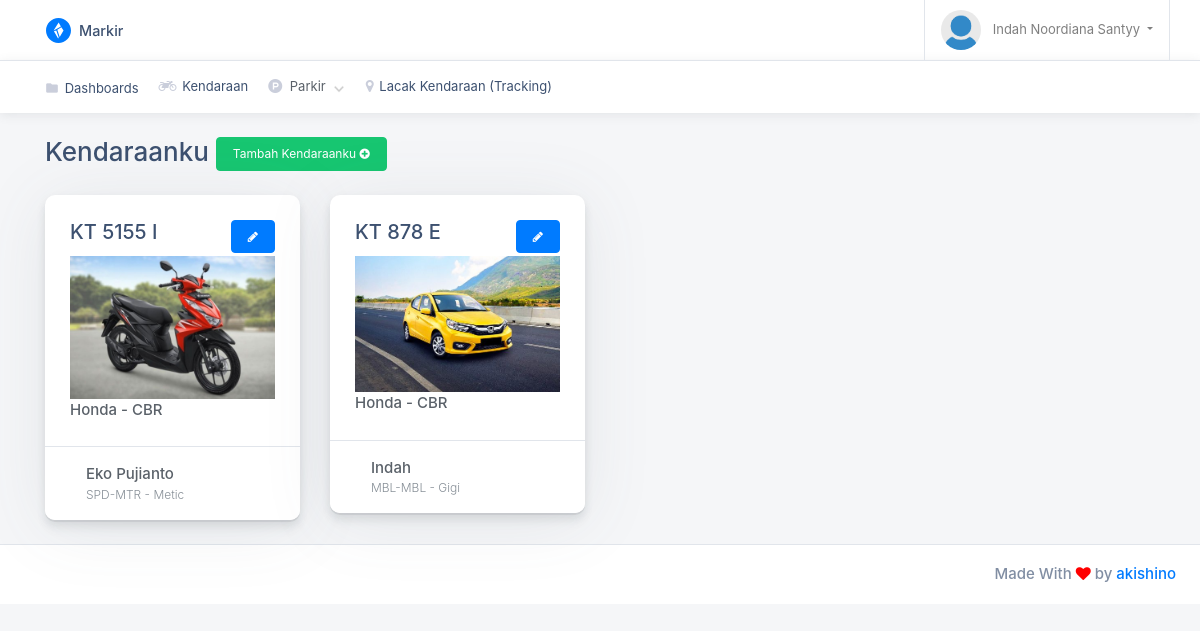
Screenshot of /kendaraan.php?edit=sukses (signed in) with the database file from the repository.
### tables this page shows
CREATE TABLE `user_kendaraan` (
  `id_kendaraan` int(10) NOT NULL,
  `username` int(11) NOT NULL,
  `jenis_kendaraan` int(11) NOT NULL,
  `noRegistrasi` varchar(50) DEFAULT NULL,
  `namaPemilik` varchar(50) DEFAULT NULL,
  `alamat` varchar(50) DEFAULT NULL,
  `merk` int(11) NOT NULL,
  `seri` varchar(50) NOT NULL,
  `model` int(11) DEFAULT NULL,
  `warna` varchar(50) DEFAULT NULL,
  `foto` text DEFAULT NULL,
  `tahunPembuatan` int(11) DEFAULT NULL,
  `stat_parkir` enum('Y','N') DEFAULT 'N',
  `lat` text DEFAULT NULL,
  `lng` text DEFAULT NULL,
  `no_alat` text DEFAULT NULL,
  `lokasi_terakhir` datetime DEFAULT NULL,
  `created_at` timestamp NULL DEFAULT current_timestamp(),
  `updated_at` timestamp NULL DEFAULT current_timestamp(),
  `deleted_at` timestamp NULL DEFAULT NULL
);

CREATE TABLE `ref_merk` (
  `id_merk` int(10) NOT NULL,
  `merk` varchar(50) DEFAULT NULL,
  `created_at` timestamp NULL DEFAULT current_timestamp(),
  `updated_at` timestamp NULL DEFAULT current_timestamp() ON UPDATE current_timestamp(),
  `deleted_at` timestamp NULL DEFAULT NULL
);

CREATE TABLE `ref_jenis_kendaraan` (
  `id_ref_kendaraan` int(10) NOT NULL,
  `jenis_kendaraan` varchar(50) NOT NULL,
  `biaya_per_jam` int(11) NOT NULL DEFAULT 2000,
  `created_at` timestamp NULL DEFAULT current_timestamp(),
  `updated_at` timestamp NULL DEFAULT current_timestamp() ON UPDATE current_timestamp(),
  `deleted_at` timestamp NULL DEFAULT NULL
);

CREATE TABLE `ref_model_kendaraan` (
  `id_model` int(10) NOT NULL,
  `model` varchar(50) DEFAULT NULL,
  `deleted_at` timestamp NULL DEFAULT NULL,
  `created_at` timestamp NULL DEFAULT current_timestamp(),
  `updated_at` timestamp NULL DEFAULT current_timestamp() ON UPDATE current_timestamp()
);

### kendaraan.php (the view, shortened to what this page needs)
<?php
include('config.php');
include_once('layouts/header.php');
?>
        <div class="main-content-container container">
            <div class="page-header row no-gutters py-4">
              <div class="col-12 col-sm-4 text-center text-sm-left mb-4 mb-sm-0">
                <h3 class="page-title">Kendaraanku <button class="btn btn-success " data-toggle="modal" data-target="#modaltambahKendaraan">Tambah Kendaraanku <i class="fa fa-plus-circle" aria-hidden="true"></i></button></h3>
              </div>
            </div>
            <div class="row">
            <?php
              $query = "SELECT id_kendaraan, id_ref_kendaraan, ref_jenis_kendaraan.jenis_kendaraan, ref_merk.merk, ref_model_kendaraan.model, noRegistrasi, namaPemilik, alamat, seri, warna, foto, tahunPembuatan, stat_parkir FROM ref_jenis_kendaraan, ref_merk,ref_model_kendaraan,user_kendaraan WHERE user_kendaraan.jenis_kendaraan = ref_jenis_kendaraan.id_ref_kendaraan AND user_kendaraan.merk = ref_merk.id_merk AND user_kendaraan.model = ref_model_kendaraan.id_model AND username = '".$_SESSION['id']."'";
              $hasil = mysqli_query($link, $query);
                if(mysqli_num_rows($hasil) > 0){
                  while($data = mysqli_fetch_assoc($hasil) ){
                  ?>
              <div class="col-lg-3 col-md-4 col-sm-6">
                <div class="card card-small card-post mb-4">
                  <div class="card-body">
                  <a href="editKendaraan.php?q=<?php echo $data['id_kendaraan']; ?>"><button class="btn btn-primary float-right"><i class="fa fa-pencil" aria-hidden="true"></i></button></a>
                    <h5 class="card-title"><?php echo $data['noRegistrasi']; ?></h5>
                    <img src="kendaraan/<?php echo $data['foto']; ?>" alt="" width="100%">
                    <p class="card-text"> <?php echo $data['merk']; ?> - <?php echo $data['seri']; ?></p>
                  </div>
                  <div class="card-footer border-top d-flex">
                    <div class="card-post__author d-flex">
                      <div class="d-flex flex-column justify-content-center ml-3">
                        <span class="card-post__author-name"><?php echo $data['namaPemilik']; ?></span>
                        <small class="text-muted"><?php echo $data['jenis_kendaraan']; ?> - <?php echo $data['model']; ?></small>
                      </div>
                    </div>
                  </div>
                </div>
              </div>
              <?php
                        }
                    }
                ?>
            </div>
          </div>
<?php
include_once('layouts/footer.php');
?>

### layouts/header.php (shortened to what this page needs)
<!doctype html>
<html class="no-js h-100" lang="en">
  <head>
    <link href="https://use.fontawesome.com/releases/v5.0.6/css/all.css" rel="stylesheet">
    <link rel="stylesheet" href="https://stackpath.bootstrapcdn.com/bootstrap/4.1.3/css/bootstrap.min.css">
    <link rel="stylesheet" id="main-stylesheet" data-version="1.1.0" href="styles/shards-dashboards.1.1.0.min.css">
    <link rel="stylesheet" href="styles/extras.1.1.0.min.css">
    <link rel="stylesheet" href="https://stackpath.bootstrapcdn.com/font-awesome/4.7.0/css/font-awesome.min.css">
  </head>
  <body class="h-100">
  <div class="container-fluid">
      <div class="row">
        <main class="main-content col-lg-12 col-md-12 col-sm-12 p-0">
          <div class="main-navbar  bg-white">
            <div class="container p-0">
              <nav class="navbar align-items-stretch navbar-light flex-md-nowrap p-0">
                <a class="navbar-brand" href="#" style="line-height: 25px;">
                  <div class="d-table m-auto">
                    <img id="main-logo" class="d-inline-block align-top mr-1 ml-3" style="max-width: 25px;" src="images/shards-dashboards-logo.svg" alt="Shards Dashboard">
                    <span class="d-none d-md-inline ml-1">Markir</span>
                  </div>
                </a>
                <ul class="navbar-nav border-left flex-row border-right ml-auto">
                  <li class="nav-item dropdown">
                    <a class="nav-link dropdown-toggle text-nowrap px-3" data-toggle="dropdown" href="#" role="button" aria-haspopup="true" aria-expanded="false">
                      <img class="user-avatar rounded-circle mr-2"  src="profile/<?php echo $_SESSION["foto"] ?>" alt="User Avatar"> <span class="d-none d-md-inline-block"><?php echo $_SESSION["nama"] ?></span>
                    </a>
                  </li>
                </ul>
              </nav>
            </div>
          </div>
          <div class="header-navbar collapse d-lg-flex p-0 bg-white border-top">
            <div class="container">
              <div class="row">
                <div class="col">
                  <ul class="nav nav-tabs border-0 flex-column flex-lg-row">
                    <li class="nav-item">
                      <a href="index.php" class="nav-link" ><i class="material-icons"></i> Dashboards</a>
                    </li>
                    <li class="nav-item">
                      <a href="kendaraan.php" class="nav-link"><i class="fa fa-motorcycle" aria-hidden="true"></i> Kendaraan</a>
                    </li>
                    <li class="nav-item dropdown">
                      <a class="nav-link" data-toggle="dropdown"><i class="fa fa-product-hunt" aria-hidden="true"></i> Parkir</a>
                    </li>
                    <li class="nav-item">
                      <a href="tracking.php" class="nav-link"><i class="fa fa-map-marker" aria-hidden="true"></i> Lacak Kendaraan (Tracking)</a>
                    </li>
                  </ul>
                </div>
              </div>
            </div>
          </div>

### layouts/footer.php (shortened to what this page needs)
          <footer class="main-footer d-flex p-2 px-3 bg-white border-top" id="footer">
          <span class="copyright ml-auto my-auto mr-2">Made With <i class="fa fa-heart" aria-hidden="true" style="color:red;"></i> by
              <a href="https://facebook.com/EkoPujianto1998">akishino</a>
          </footer>
        </main>
      </div>
    </div>
  </body>
</html>

### rows the page displays
user_kendaraan: noRegistrasi "KT 5155 I", foto (picture), merk.merk "Honda", seri "CBR", namaPemilik "Eko Pujianto", jenis_kendaraan.jenis_kendaraan "SPD-MTR", model.model "Metic"
user_kendaraan: noRegistrasi "KT 878 E", foto (picture), merk.merk "Honda", seri "CBR", namaPemilik "Indah", jenis_kendaraan.jenis_kendaraan "MBL-MBL", model.model "Gigi"

### other values shown
$_SESSION["nama"] "Indah Noordiana Santyy"
